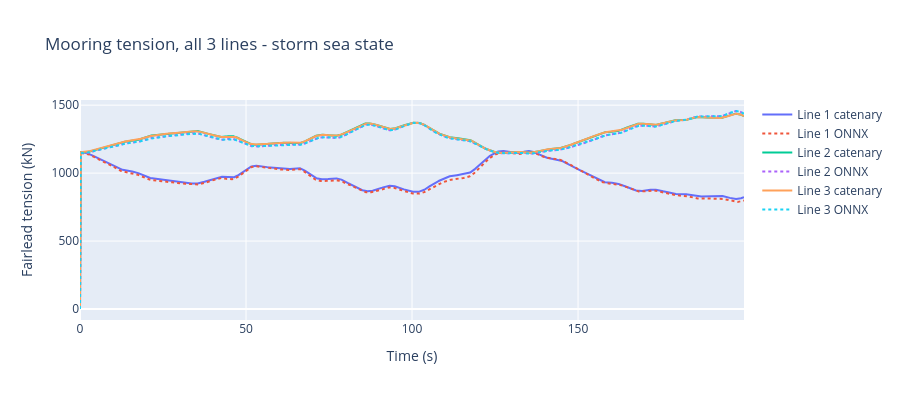
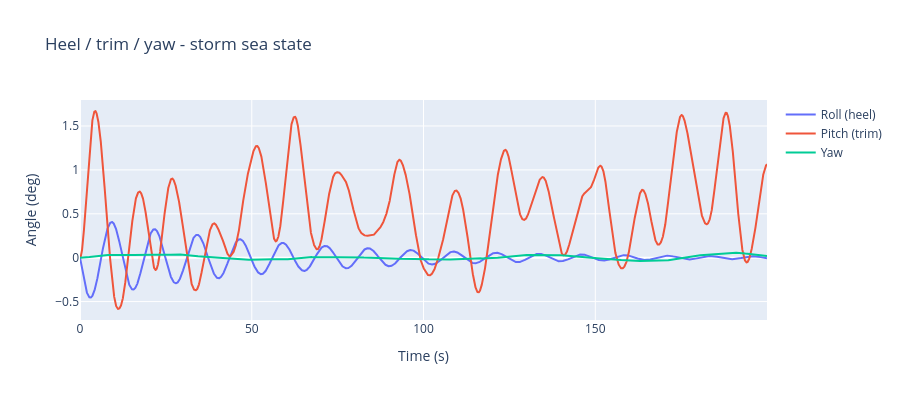

Notebook source saved alongside these figures, in order:
### Code cell
plot_tension(results["storm"], "Mooring tension, all 3 lines - storm sea state").show()
plot_angles(results["storm"], "Heel / trim / yaw - storm sea state").show()

### Figure 1 — Plotly figure (JSON) as saved in the notebook; plotly's stock layout.template omitted (floating-point values rounded to 4 significant figures; data arrays with more than 128 entries replaced by an {"elided": "..."} marker saying what was removed)
{"data": [{"name": "Line 1 catenary", "type": "scatter", "x": {"elided": "10000 float values"}, "y": {"elided": "10000 float values"}}, {"line": {"dash": "dot"}, "name": "Line 1 ONNX", "type": "scatter", "x": {"elided": "10000 float values"}, "y": {"elided": "10000 float values"}}, {"name": "Line 2 catenary", "type": "scatter", "x": {"elided": "10000 float values"}, "y": {"elided": "10000 float values"}}, {"line": {"dash": "dot"}, "name": "Line 2 ONNX", "type": "scatter", "x": {"elided": "10000 float values"}, "y": {"elided": "10000 float values"}}, {"name": "Line 3 catenary", "type": "scatter", "x": {"elided": "10000 float values"}, "y": {"elided": "10000 float values"}}, {"line": {"dash": "dot"}, "name": "Line 3 ONNX", "type": "scatter", "x": {"elided": "10000 float values"}, "y": {"elided": "10000 float values"}}], "layout": {"height": 400, "title": {"text": "Mooring tension, all 3 lines - storm sea state"}, "xaxis": {"title": {"text": "Time (s)"}}, "yaxis": {"title": {"text": "Fairlead tension (kN)"}}}}

### Figure 2 — Plotly figure (JSON) as saved in the notebook; plotly's stock layout.template omitted (floating-point values rounded to 4 significant figures; data arrays with more than 128 entries replaced by an {"elided": "..."} marker saying what was removed)
{"data": [{"name": "Roll (heel)", "type": "scatter", "x": {"elided": "10000 float values"}, "y": {"elided": "10000 float values"}}, {"name": "Pitch (trim)", "type": "scatter", "x": {"elided": "10000 float values"}, "y": {"elided": "10000 float values"}}, {"name": "Yaw", "type": "scatter", "x": {"elided": "10000 float values"}, "y": {"elided": "10000 float values"}}], "layout": {"height": 400, "title": {"text": "Heel / trim / yaw - storm sea state"}, "xaxis": {"title": {"text": "Time (s)"}}, "yaxis": {"title": {"text": "Angle (deg)"}}}}
